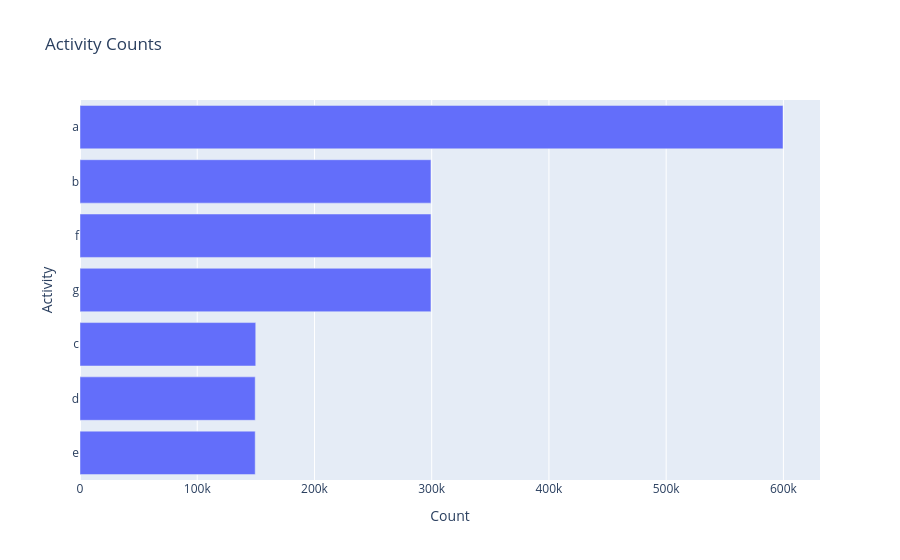

The code cell stored with this chart in its notebook:
### Code cell
activity_plot = kairo.plot_activity_counts(stats)
activity_plot.show()

### Figure 1 — Plotly figure (JSON) as saved in the notebook; plotly's stock layout.template omitted (floating-point values rounded to 4 significant figures)
{"data": [{"hovertemplate": "Count=%{x}<br>Activity=%{y}<extra></extra>", "legendgroup": "", "marker": {"color": "#636efa", "pattern": {"shape": ""}}, "name": "", "orientation": "h", "showlegend": false, "textposition": "auto", "type": "bar", "x": [599657, 299358, 299358, 299358, 149907, 149451, 149451], "xaxis": "x", "y": ["a", "b", "f", "g", "c", "d", "e"], "yaxis": "y"}], "layout": {"barmode": "relative", "legend": {"tracegroupgap": 0}, "title": {"text": "Activity Counts"}, "xaxis": {"anchor": "y", "domain": [0, 1], "title": {"text": "Count"}}, "yaxis": {"anchor": "x", "autorange": "reversed", "domain": [0, 1], "title": {"text": "Activity"}}}}
